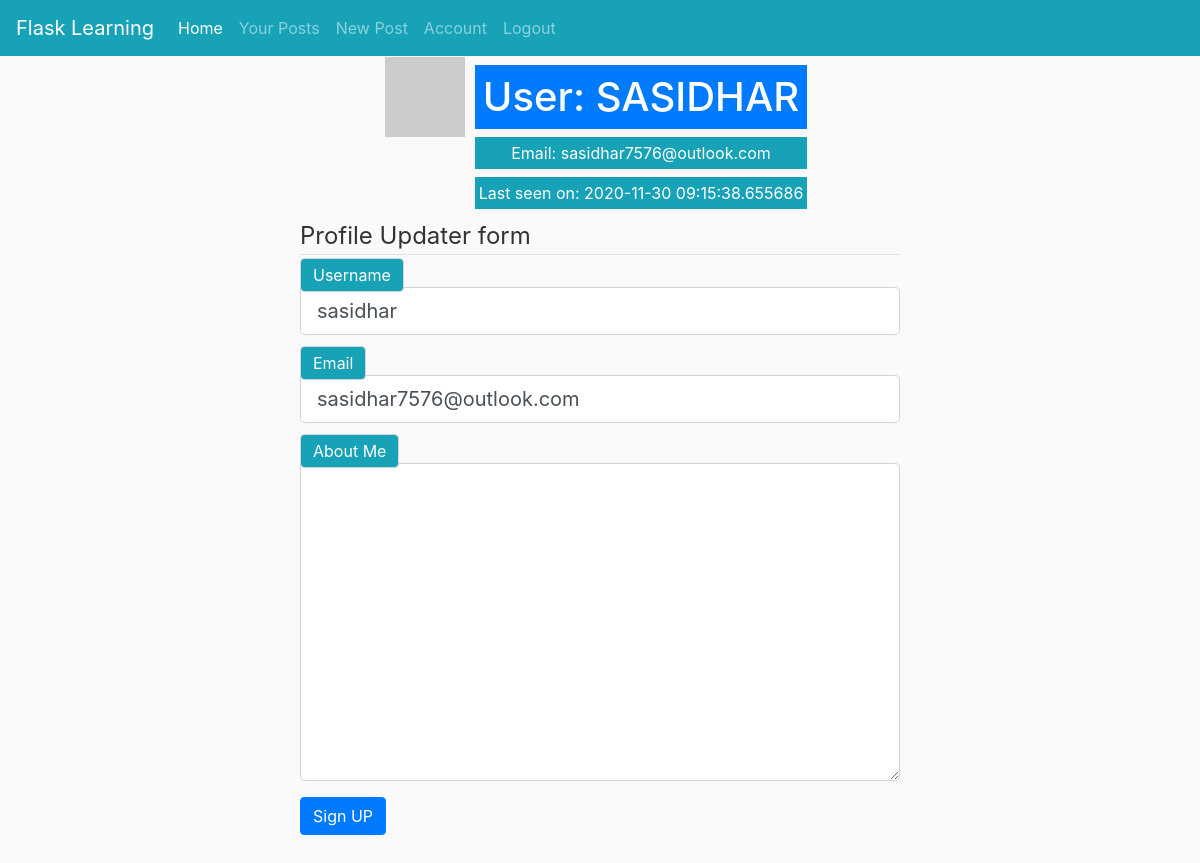
Page /account (signed in) on the committed database.
### flask_blogg/models.py (models this page shows, shortened)
class User(db.Model, UserMixin):
    id = db.Column(db.Integer, primary_key=True)
    username = db.Column(db.String(20), nullable=False, unique=True)
    email = db.Column(db.String(120), nullable=False, unique=True)
    password = db.Column(db.String(60), nullable=False)
    last_seen = db.Column(db.DateTime, default=datetime.utcnow)
    about_me = db.Column(db.String(200), nullable=True)
    posts = db.relationship('Post', backref='author',  lazy=True)
    def avatar(self, size):
        digest = md5(self.email.lower().encode('utf-8')).hexdigest()
        return f'https://www.gravatar.com/avatar/{digest}?d=identicon&s={size}'

### flask_blogg/users/routes.py (the view)
@users.route('/account', methods=['GET', 'POST'])
@login_required
def account():
    form = UpdateForm()
    if form.validate_on_submit():
        current_user.username = form.username.data
        current_user.email = form.email.data
        current_user.about_me = form.about_me.data
        db.session.commit()
        flash("The details have been updated successfully", "success")
        return redirect(url_for('main.index'))
    elif request.method == 'GET':
        form.username.data = current_user.username
        form.about_me.data = current_user.about_me
        form.email.data = current_user.email
    user = User.query.filter_by(username=current_user.username).first()
    return render_template('account.html', title="Account", form=form, user=user)

### flask_blogg/users/forms.py (shortened to what this page needs)
class UpdateForm(FlaskForm):
    username = StringField("Username", validators=[
                           DataRequired(), Length(min=2, max=20)])
    email = StringField('Email', validators=[DataRequired(), Email()])
    about_me = StringField('About Me', widget=TextArea())
    submit = SubmitField("Sign UP")

### flask_blogg/models.py (called while the page is built)
@login_manager.user_loader
def load_user(user_id):
    return User.query.get(int(user_id))

### flask_blogg/users/routes.py (called while the page is built)
@users.before_request
def before_request():
    if current_user.is_authenticated:
        current_user.last_seen = datetime.utcnow()
        db.session.commit()

### flask_blogg/templates/account.html (shortened to what this page needs)
{%extends 'common.html'%}
{%block body%}
<table class="mx-auto">
        <tr valign="top">
            <td><img src="{{ user.avatar(128) }}"></td>
            <td>
                <h1 class="text-center bg-primary p-2 m-2 text-white" >User: {{ user.username|upper }}</h1>
                <p class="text-center bg-info p-1 m-2 text-white"> Email: {{user.email}}</p>
                 {% if user.last_seen %}<p class="text-center bg-info p-1 m-2 text-white">Last seen on: {{ user.last_seen }}</p>{% endif %}
            </td>
        </tr>
</table>
<div class="p-0 container w-50 ">
    <form method="post">
        <div class="form-group">
            <fieldset class="form-group">
                <legend class="border-bottom">
                    Profile Updater form
                </legend>
                <div class="form-group">
                    {{ form.username.label(class="form-control w-100 d-inline bg-info text-white") }}
                        {% if form.username.errors%}
                        {{form.username(class="form-control form-control-lg is-invalid")}}
                        <div class="invalid-feedback">
                            {% for error in form.username.errors %}
                            <span>{{error}}</span>
                            {% endfor %}
                        </div>
                        {%else%}
                    {{ form.username(class="form-control form-control-lg")}}
                    {%endif%}
                </div>
                <div class="form-group">
                    {{ form.email.label(class="form-control w-100 bg-info d-inline text-white") }}
                    {% if form.email.errors %}
                    {{ form.email(class="form-control form-control-lg is-invalid") }}
                    <div class="invalid-feedback">
                        {% for error in form.email.errors %}
                        <span>
                        {{error}}
                        </span>
                        {%endfor%}
                    </div>
                    {%else%}
                    {{ form.email(class="form-control form-control-lg")}}
                    {%endif%}
                </div>
                <div class="form-group">
                    {{ form.about_me.label(class="form-control w-100 bg-info d-inline text-white") }}
                    {{ form.about_me(class="form-control form-control-lg" , rows=10)}}
                </div>
                <div class="form-group">
                    {{ form.submit(class="btn btn-primary") }}
                </div>
            </fieldset>
        </div>
    </form>
</div>
{%endblock body%}

### flask_blogg/static/css/style.css (style rules this page uses)
body { background: #fafafa; color: #333333; }

### rows in the picture
User: username "SASIDHAR", email "sasidhar7576@outlook.com", last_seen "2020-11-30 09:15:38.655686", username "sasidhar"
